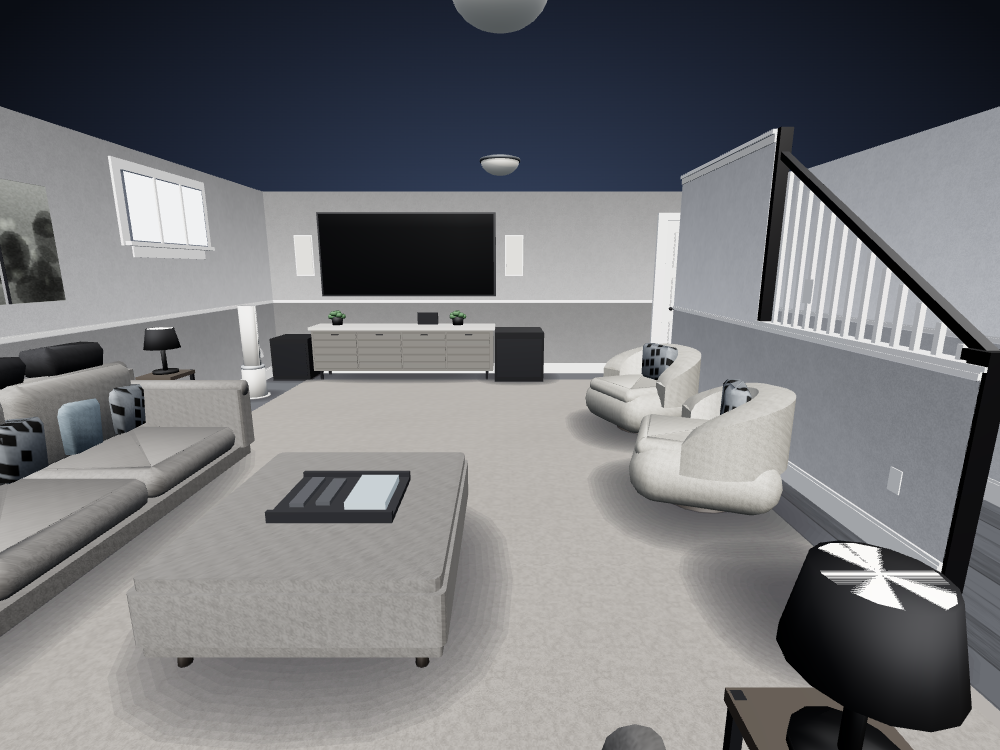
#> input picture scratchpad/lightgauntlet/shots/emx/before_d_r1_off.png, 1000 x 750 px, given in place of before_before_d_r1_off.png.png, which was not available
$ python d.py before_d_r1_off.png
#> lines starting #> are read from the running program, lines starting #| are printed output that depends on the picture; after the words box and inside, x2 and y2 are one past the last pixel; in counts of white or black regions, pixels touching at a corner belong together; pictures that were not available may be replaced by others from this repository, and a replacement may not be noted
import sys, os
import numpy as np
from PIL import Image
for tag in sys.argv[1:]:
    a=np.asarray(Image.open('before_%s.png'%tag).convert('RGB')).astype(int)
    b=np.asarray(Image.open('after_%s.png'%tag).convert('RGB')).astype(int)
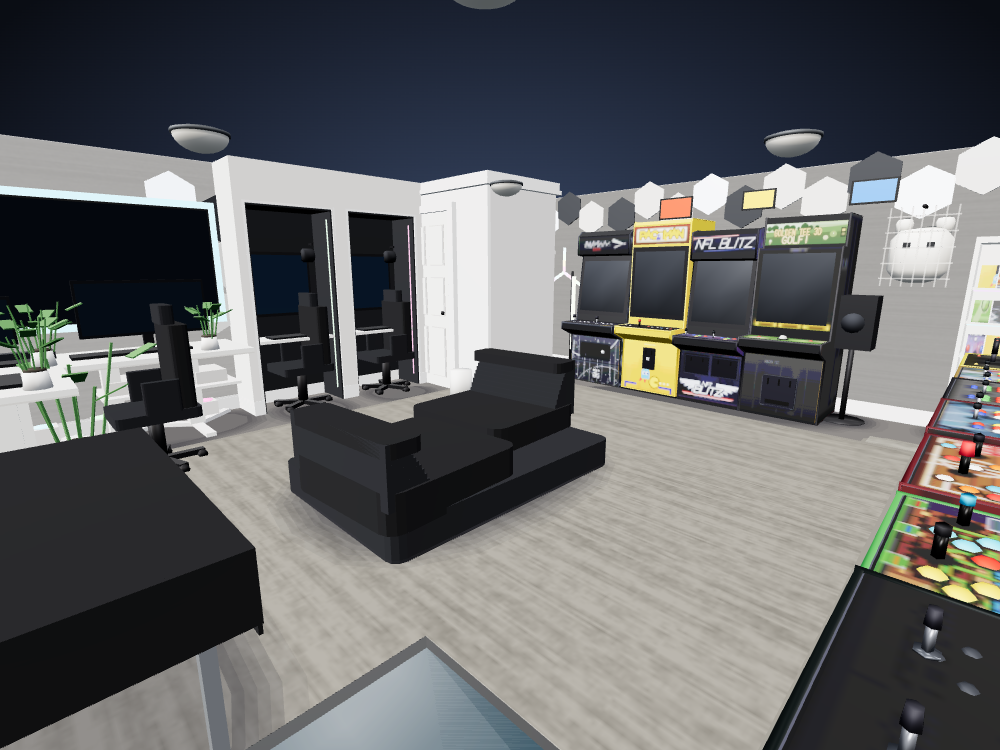
#> input picture scratchpad/lightgauntlet/shots/emx/before_d_r2_off.png, 1000 x 750 px, given in place of after_before_d_r1_off.png.png, which was not available
    d=np.abs(a-b)
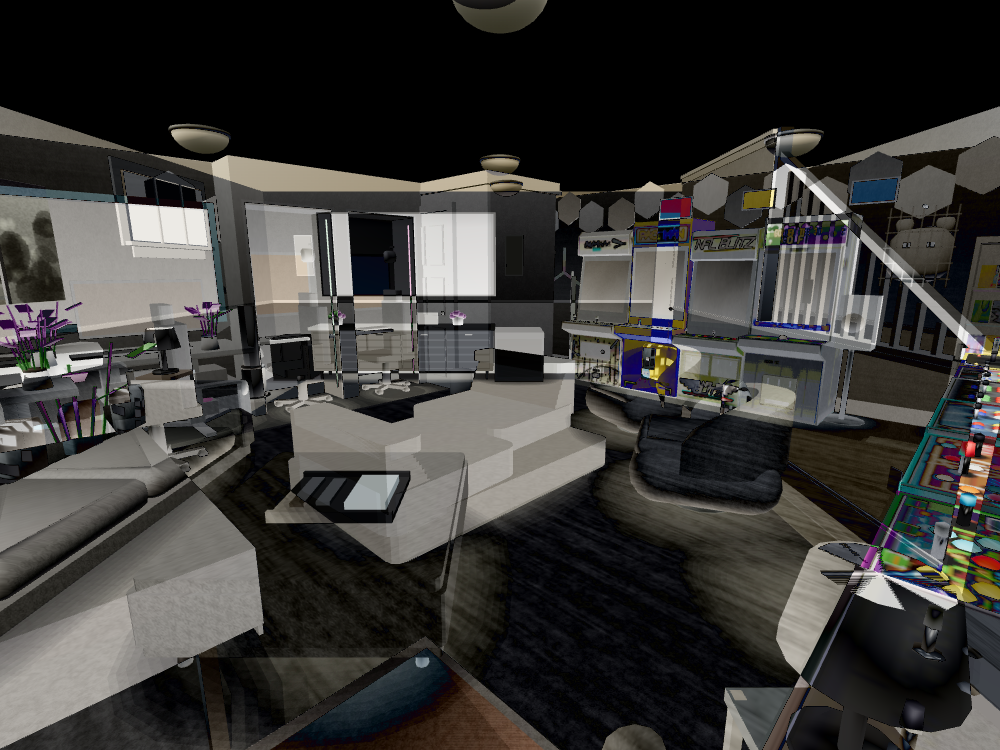
#> d: shape (750, 1000, 3) int64; mean R, G, B 59.5, 58.1, 55.7
    n=int((d.max(axis=2)>0).sum())
#> n = 598148
    if n==0:
        print('%-14s IDENTICAL (0 px differ)'%tag); continue
    m=d.max(axis=2)>0
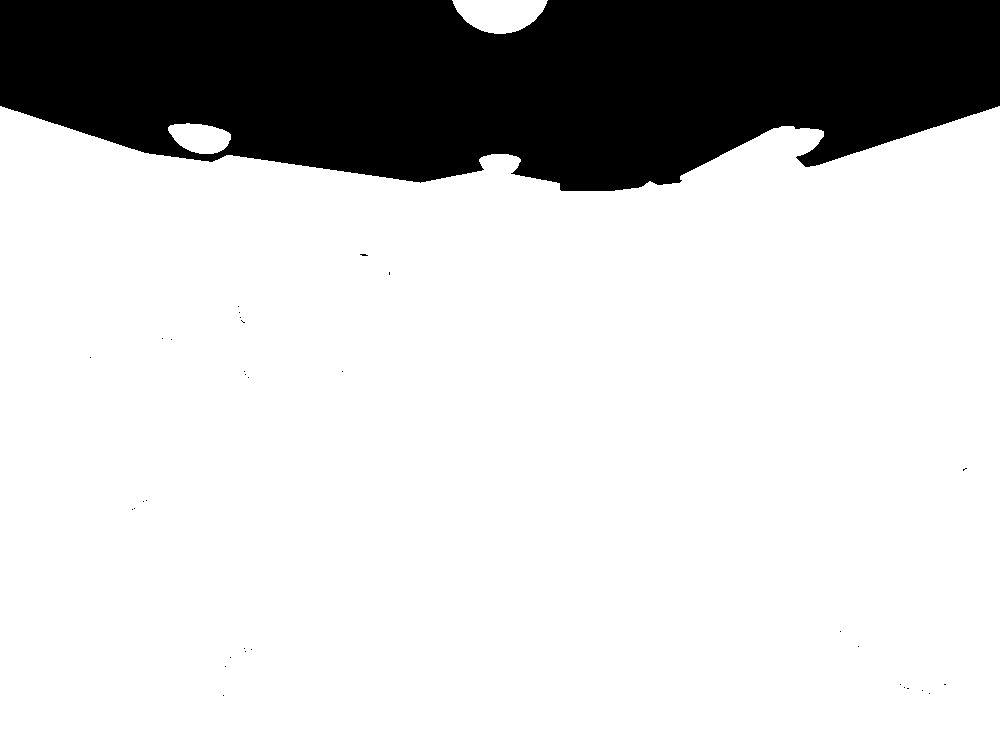
#> m: shape (750, 1000) bool; 79.8% white; 33 black regions (32 under 20 px), largest, box (x1, y1, x2, y2) and area: (0, 0, 1000, 191) 151798
    lum=lambda im:(0.2126*im[...,0]+0.7152*im[...,1]+0.0722*im[...,2])
    la,lb=lum(a)[m],lum(b)[m]
    print('%-14s %d px differ (%.2f%%) maxdelta=%d | changed-px L %.1f -> %.1f'%(
        tag,n,100.0*n/m.size,int(d.max()),la.mean(),lb.mean()))
#| before_d_r1_off.png 598148 px differ (79.75%) maxdelta=254 | changed-px L 138.8 -> 117.5
